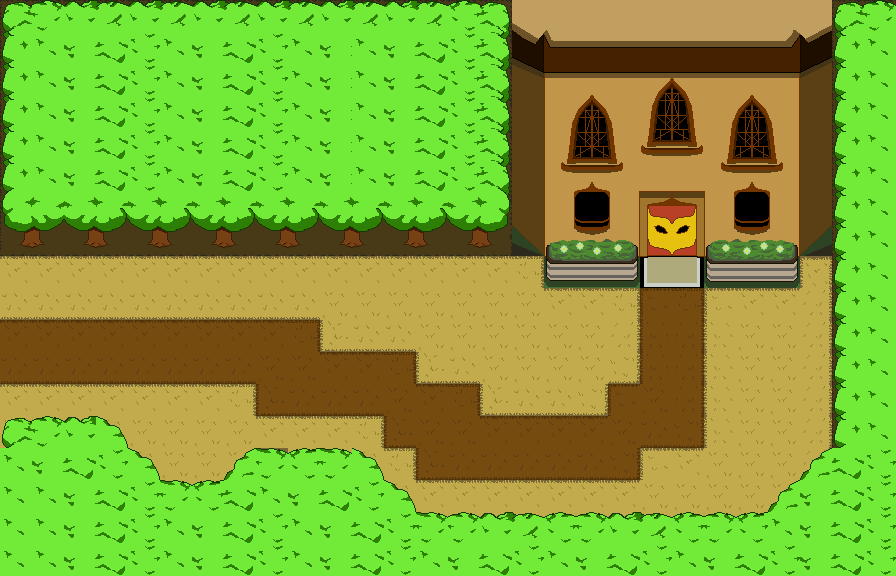

Tiled map render using the project's own tile images. Description and the map definition, with tile-layer contents summarised, below:
An orthogonal 28x18 tile map with 32x32 px tiles, 5 tile layers (color_bg, grass, shadow, trees, ...) and 13 objects (2x Warp Zone).

<map version="1.10" tiledversion="1.10.2" orientation="orthogonal" renderorder="right-down" width="28" height="18" tilewidth="32" tileheight="32" infinite="0" nextlayerid="8" nextobjectid="38">
 <tileset firstgid="1" name="prelude_waldorf_schoolgrounds" tilewidth="32" tileheight="32" tilecount="270" columns="18">
  <image source="../images/world_tiles/prelude/prelude_waldorf_schoolgrounds.png" width="576" height="480" />
 </tileset>
 <layer id="2" name="color_bg" width="28" height="18">
  <data>[504 cells, 416 non-empty, 4 distinct tile ids]</data>
 </layer>
 <layer id="3" name="grass" width="28" height="18">
  <data>[504 cells, 256 non-empty, 19 distinct tile ids]</data>
 </layer>
 <layer id="5" name="shadow" width="28" height="18">
  <data>[504 cells, 156 non-empty, 9 distinct tile ids]</data>
 </layer>
 <layer id="4" name="trees" width="28" height="18">
  <data>[504 cells, 246 non-empty, 28 distinct tile ids]</data>
 </layer>
 <layer id="1" name="boarding_house" width="28" height="18">
  <data>[504 cells, 88 non-empty, 88 distinct tile ids]</data>
 </layer>
 <objectgroup id="7" name="Warp Zone">
  <object id="36" name="Warp Zone" type="Warp Zone" x="647.833" y="244" width="48.375" height="11.8333">
   <properties>
    <property name="targetWorld" value="prelude_waldorf_cottage_halls" />
    <property name="targetX" type="int" value="115" />
    <property name="targetY" type="int" value="100" />
   </properties>
  </object>
  <object id="37" name="Warp Zone" type="Warp Zone" x="1.33333" y="256.667" width="7.33333" height="159.333">
   <properties>
    <property name="targetWorld" value="prelude_ext_crossroads" />
    <property name="targetX" type="int" value="1365" />
    <property name="targetY" type="int" value="285" />
   </properties>
  </object>
 </objectgroup>
 <objectgroup id="6" name="Collision" visible="0">
  <object id="10" x="0" y="0" width="512" height="256" />
  <object id="18" x="0" y="416" width="96" height="160" />
  <object id="19" x="96" y="448" width="32" height="128" />
  <object id="20" x="128" y="480" width="256" height="96" />
  <object id="21" x="256" y="448" width="96" height="32" />
  <object id="22" x="384" y="512" width="512" height="64" />
  <object id="23" x="800" y="480" width="96" height="32" />
  <object id="24" x="832" y="256" width="64" height="224" />
  <object id="31" x="512" y="0" width="384" height="256" />
  <object id="32" x="544" y="256" width="96" height="32" />
  <object id="33" x="704" y="256" width="96" height="32" />
 </objectgroup>
</map>
